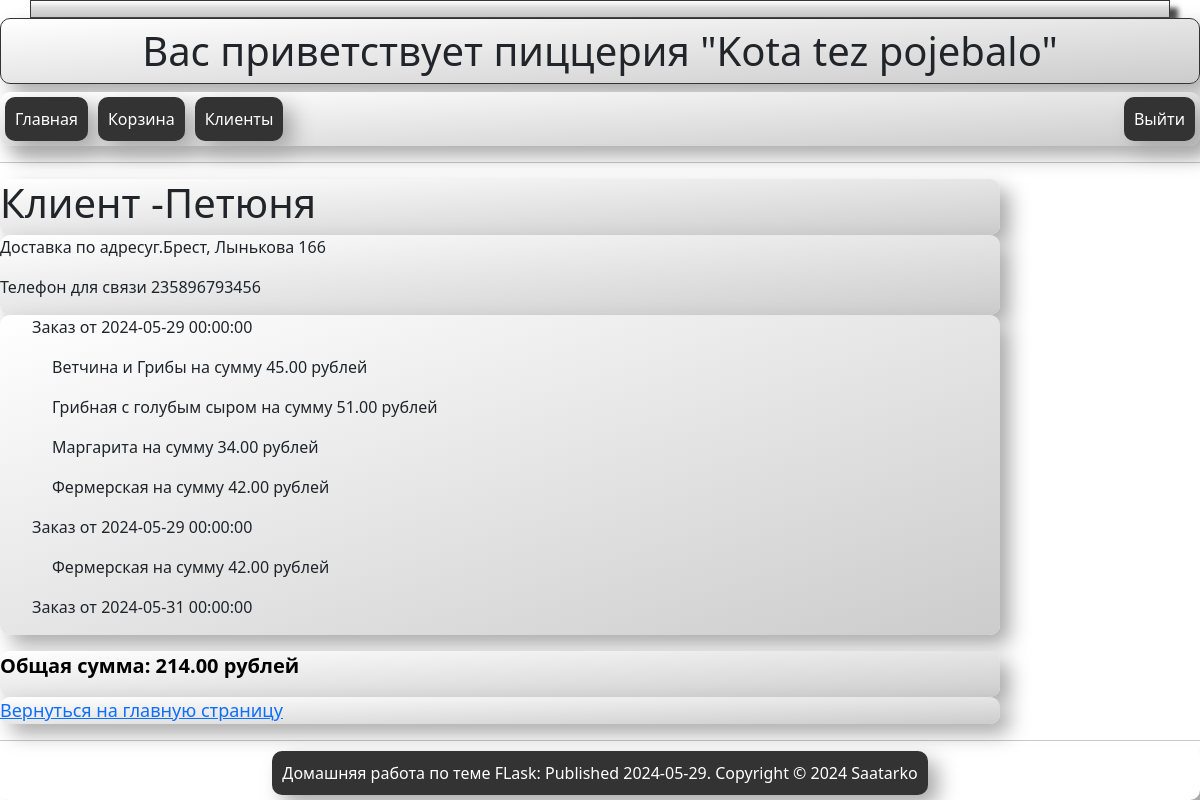
The page /4 (signed in) on the database its author committed.
### main.py (models this page shows)
class Client(db.Model):
    id_client = db.Column(db.Integer, primary_key=True)
    client_name = db.Column(db.Text)
    client_address = db.Column(db.Text)
    client_phone = db.Column(db.Text)
    order = db.relationship('Order', back_populates='client_order')

class Order(db.Model):
    id_order = db.Column(db.Integer, primary_key=True)
    date = db.Column(db.DateTime, server_default=func.current_date())
    id_client_order = db.Column(db.Integer, db.ForeignKey('client.id_client'))
    client_order = db.relationship('Client', back_populates='order')
    client_order_list = db.relationship('OrderList', back_populates='order_order_list')
    client_order_employees = db.relationship('Employees', back_populates='order_employees')

class OrderList(db.Model):
    id_order_list = db.Column(db.Integer, primary_key=True)
    order = db.Column(db.Text)
    price = db.Column(db.Integer)
    id_order_order_list = db.Column(db.Integer, db.ForeignKey('order.id_order'))
    order_order_list = db.relationship('Order', back_populates='client_order_list')

### main.py (the view)
@app.route('/<int:client_id>')   # Функция обработки перехода на конкретного клиента
@login_required
def get_client_interface(client_id):
    client = SyncORM.select_tables_client_order_order_list(client_id)
    return render_template('client.html', client=client)

### main.py (called while the page is built)
@login.user_loader  # Функция загрузки пользователя
def load_user(temp_id):
    return User.query.get(int(temp_id))

    @staticmethod
    def select_tables_client_order_order_list(temp_id):
        with app.app_context():
            query = (
                db.select(Client)
                .options(joinedload(Client.order).joinedload(Order.client_order_list))
                .filter(Client.id_client == temp_id)
            )
            result = db.session.execute(query)
            res = result.unique().scalars().all()
            return res

### templates/client.html
{% extends "base.html" %}
{% block no_bootstrap_content %}
     <div class="flex_clients">
    <h1>Клиент -{{ client[0].client_name }}</h1>
     </div>
    <div class="flex_clients">
        <p>Доставка по адресу{{ client[0].client_address }}</p>
        <p>Телефон для связи {{ client[0].client_phone }}</p>
    </div>
    <ul class="flex_clients" >
    {% set ns = namespace(total_price=0) %}
    {% for i in client %}
        {% for j in i.order %}
            <p> Заказ от {{j.date}}</p>
            {% for k in j.client_order_list %}
                <p class ="client_order_margin"> {{k.order}} на сумму {{k.price}}.00 рублей </p>
                {% set ns.total_price = ns.total_price + k.price %}
            {% endfor %}
        {% endfor %}
    {% endfor %}
    </ul>
    <div class="flex_clients">
        <p class ="description">Общая сумма: {{ns.total_price}}.00 рублей</p>
     </div>
     <div class="flex_clients">
            <a href="{{ url_for('index') }}" >Вернуться на главную страницу</a>
    </div>
{% endblock %}

### static/style.css (style rules this page uses)
body { background-image: url('/static/media/examples/wood.jpg'); }
h1 { color: black; font-size: 40px justify-content: center; font-weight: 700 }
.description { color: black; font-size: 20px; font-weight: 600; }
.client_order_margin { margin-left: 20px; }
.flex_clients { display: flex; flex-direction: column; width: 1000px; background: linear-gradient(to bottom right, #ffffff, #cccccc); box-shadow: 10px 10px 20px #aaaaaa; border-radius: 10px; gap: 0px; z-index: 5; }
.flex_clients a { align-items: left; justify-content: left; font-size: 18px }

### rows shown on the page
Client: client_name "Петюня", client_address "г.Брест, Лынькова 166", client_phone "235896793456"
Order: date "2024-05-29 00:00:00"
OrderList: order "Ветчина и Грибы", price "45"
OrderList: order "Грибная с голубым сыром", price "51"
OrderList: order "Маргарита", price "34"
OrderList: order "Фермерская", price "42"
Order: date "2024-05-29 00:00:00"
OrderList: order "Фермерская", price "42"
Order: date "2024-05-31 00:00:00"

### other values the page prints
{{ 'Вас приветствует пиццерия "Kota tez pojebalo" ' }} "Вас приветствует пиццерия \"Kota tez pojebalo\""
{{ ns.total_price }} "214"
